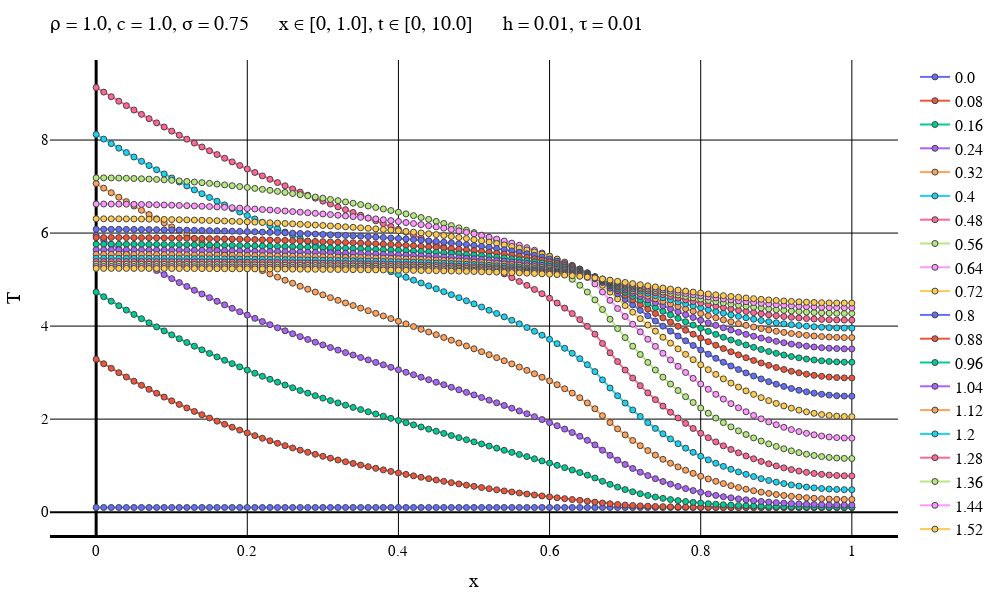

Notebook code for this chart:
### Markdown cell above
Другой вес

### Code cell
typeOfScheme = "Another"

solutionFile = "D:\\Calc_Methods_2\\Lab2\\SecondConds\\$typeOfScheme\\solution$numOfEq.txt"
dataFile = "D:\\Calc_Methods_2\\Lab2\\SecondConds\\$typeOfScheme\\data$numOfEq.txt"
intervalFile = "D:\\Calc_Methods_2\\Lab2\\SecondConds\\$typeOfScheme\\interval$numOfEq.txt"

solutionMatrix = readdlm(solutionFile)
dataVec = readdlm(dataFile)
intervalVec = readdlm(intervalFile);

L = dataVec[3]
timeEnd = dataVec[4]
numOfXIntervals = Int(intervalVec[1])
numOfTIntervals = Int(intervalVec[2])
h = L / numOfXIntervals
τ = timeEnd / numOfTIntervals
if default == true
    plotStep = trunc(Int, timeEnd / (defaultStepParam * τ))
    numOfPlots = numOfTIntervals + 1    
else
    plotStep = firstSteps
    numOfPlots = firstPlots
end
println("Шаг графика: $plotStep")
println("Время последнего графика: $((numOfPlots - 1)*τ)")
makePlot(numOfPlots, plotStep, solutionMatrix, dataVec, intervalVec)
